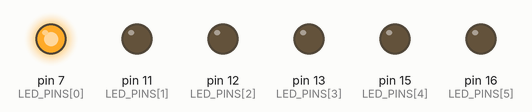
Recording of a program running on a simulated Raspberry Pi (header pin numbers). Parts: output pins drawn as LEDs (lit = HIGH).

Above: at 0.03 s.
At 0.8 s:
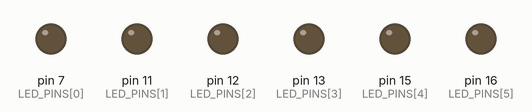
At 1.63 s:
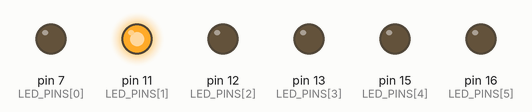
At 2.99 s:
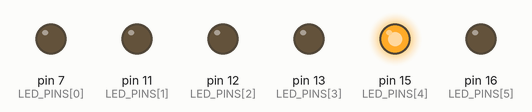
At 4.29 s:
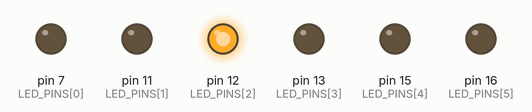
At 5.77 s:
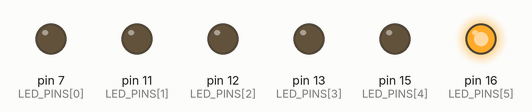
Timing chart, 0 to 6.3 s (numbered marks = the images above):
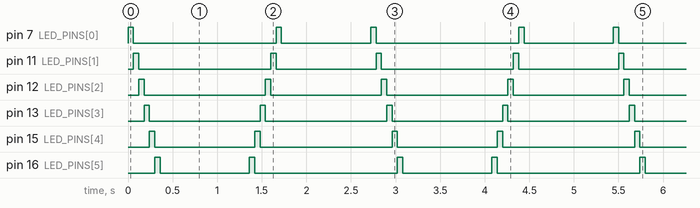

Measured:
- by itself, pin 7 (LED_PINS[0]): repeats every 2.7 s: LOW 1.6 s, HIGH 0.06 s, LOW 1.0 s, HIGH 0.06 s
- by itself, pin 11 (LED_PINS[1]): repeats every 2.7 s: LOW 1.5 s, HIGH 0.06 s, LOW 1.1 s, HIGH 0.06 s
- by itself, pin 12 (LED_PINS[2]): alternates HIGH for 0.06 s and LOW for 1.4 s
- by itself, pin 13 (LED_PINS[3]): alternates HIGH for 0.06 s and LOW for 1.2 s
- by itself, pin 15 (LED_PINS[4]): repeats every 2.7 s: LOW 1.1 s, HIGH 0.06 s, LOW 1.5 s, HIGH 0.06 s
- by itself, pin 16 (LED_PINS[5]): repeats every 2.7 s: LOW 1.0 s, HIGH 0.06 s, LOW 1.6 s, HIGH 0.06 s

The program:

led_flowing.py
```python
import RPi.GPIO as GPIO
import time

LED_PINS = [7, 11, 12, 13, 15, 16]

# Pin layout (BOARD/BCM)
GPIO.setmode(GPIO.BOARD)


# Initialize
def initialize():
    for PIN in LED_PINS:
        GPIO.setup(PIN, GPIO.OUT)
        GPIO.output(PIN, GPIO.LOW)


# Destroy
def destroy():
    for PIN in LED_PINS:
        GPIO.output(PIN, GPIO.LOW)
    GPIO.cleanup()


def loop():
    while True:
        # Forward flow
        for PIN in LED_PINS:
            GPIO.output(PIN, GPIO.HIGH)
            time.sleep(0.06)
            GPIO.output(PIN, GPIO.LOW)
        time.sleep(1)
        # Reverse flow
        for PIN in reversed(LED_PINS):
            GPIO.output(PIN, GPIO.HIGH)
            time.sleep(0.06)
            GPIO.output(PIN, GPIO.LOW)
        time.sleep(1)


try:
    initialize()
    loop()
except KeyboardInterrupt:
    destroy()
```
